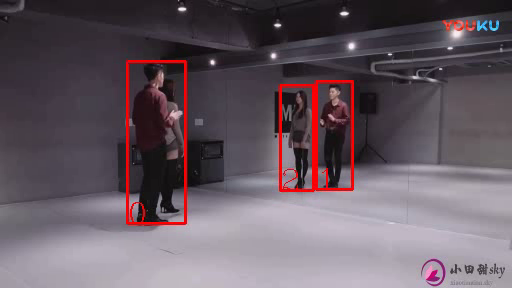
#> input picture frame 15 of remodet_repository_LEE/Projects/RCNNAlike/d1_test.avi, 512 x 288 px, given in place of DetBD_DarkNet20180514MultiScaleNoBN_d3.avi, which was not available
$ python show_Video.py
#> lines starting #> are read from the running program, lines starting #| are printed output that depends on the picture
import numpy as np
import os
import cv2

video_root = "./"

video_strings = ["muliscale","I_L"]
video_names = ["DetBD_DarkNet20180514MultiScaleNoBN_d3",
			   "DetBD_I_L_d3"]
img_w = 960#1280
img_h = 480#720
caps = []
for vid in video_names:
	vid_full = os.path.join(video_root,vid+".avi")
	caps.append(cv2.VideoCapture(vid_full))
num_videos = len(video_names)
flag = True
for cap in caps:
	flag = flag and cap.isOpened()
cnt = 0
while(flag):
	for i in xrange(num_videos):
		ret, frame = caps[i].read()
		cv2.putText(frame,str(cnt),(50,80),cv2.FONT_HERSHEY_COMPLEX, 1, (0, 0, 255))
		# gray = cv2.cvtColor(frame, cv2.COLOR_BGR2GRAY)
		frame = cv2.resize(frame,(img_w,img_h))
		cv2.imshow(video_strings[i],frame)
#> this loop made 2 passes
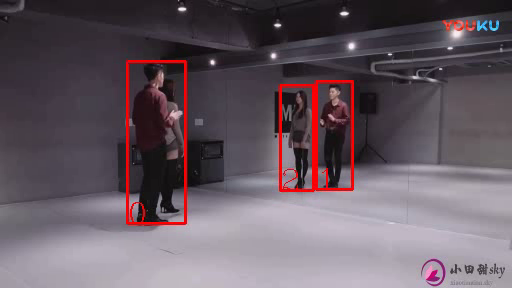
#> input picture frame 15 of remodet_repository_LEE/Projects/RCNNAlike/d1_test.avi, 512 x 288 px, given in place of DetBD_DarkNet20180514MultiScaleNoBN_d3.avi, which was not available
#> pass 1, `frame = cv2.resize(frame,(img_w,img_h))`:
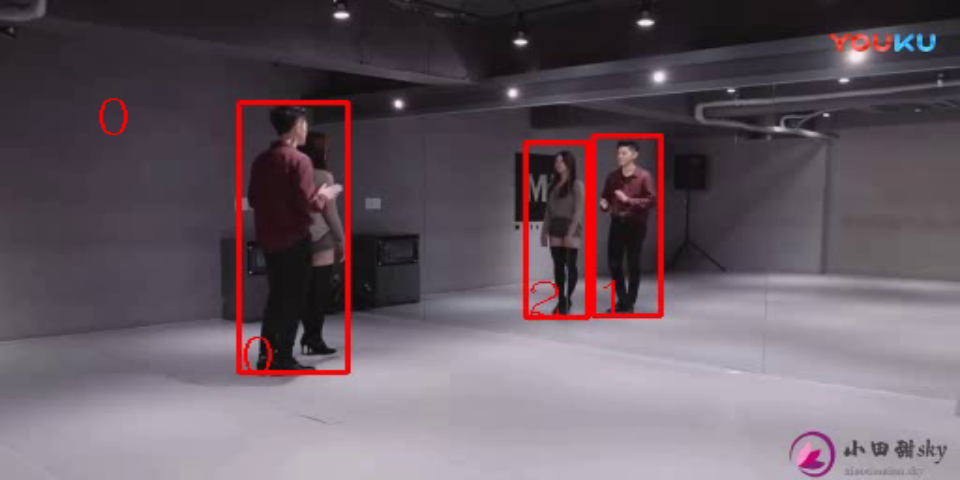
#> frame: shape (480, 960, 3); mean B, G, R 98.9, 90.1, 102.8
	# if c/nt == 0:
	key = cv2.waitKey()
#> (key Esc is pressed here)
	# else:
	# 	cv2.waitKey(1)
	cnt += 1
	flag = True
	for cap in caps:
		flag = flag and cap.isOpened()
	if key == 27:
		break

$ run again, starting later in the video
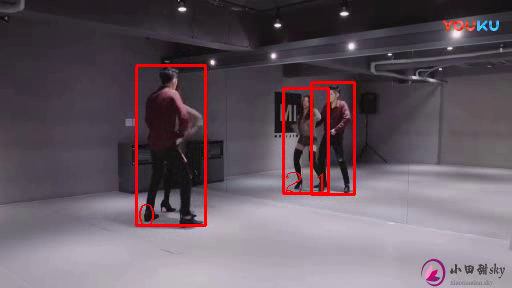
#> input picture frame 68 of remodet_repository_LEE/Projects/RCNNAlike/d1_test.avi, 512 x 288 px, given in place of DetBD_DarkNet20180514MultiScaleNoBN_d3.avi, which was not available
#> the loop `for i in xrange(num_videos):` made 2 passes
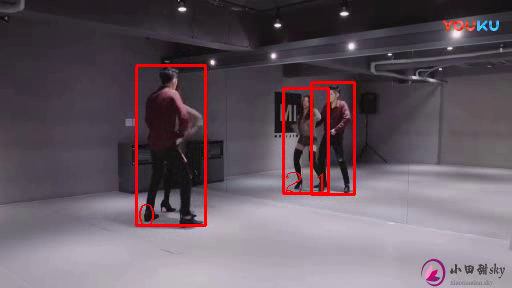
#> input picture frame 68 of remodet_repository_LEE/Projects/RCNNAlike/d1_test.avi, 512 x 288 px, given in place of DetBD_DarkNet20180514MultiScaleNoBN_d3.avi, which was not available
#> pass 1, `frame = cv2.resize(frame,(img_w,img_h))`:
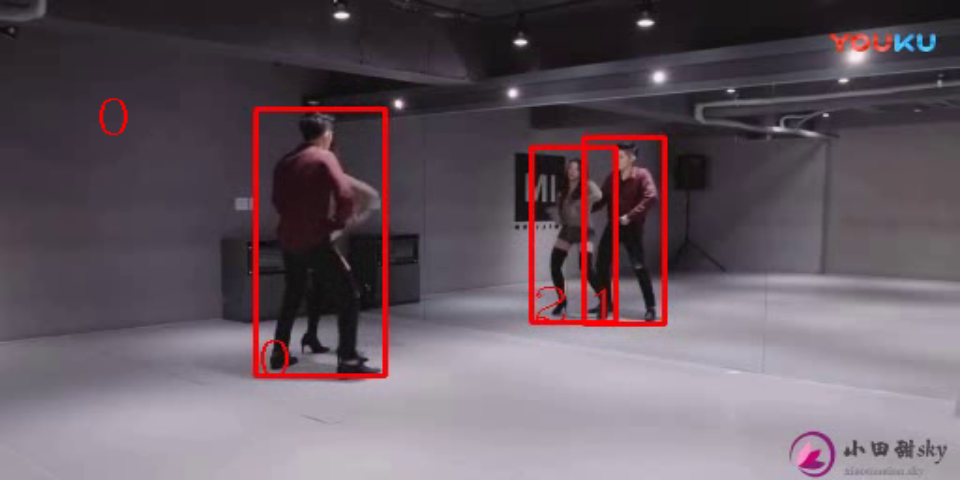
#> frame: shape (480, 960, 3); mean B, G, R 98.8, 89.9, 103

$ run again, starting later in the video
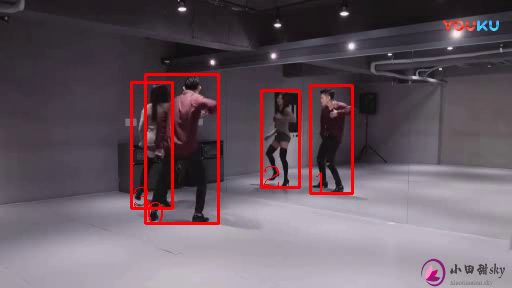
#> input picture frame 122 of remodet_repository_LEE/Projects/RCNNAlike/d1_test.avi, 512 x 288 px, given in place of DetBD_DarkNet20180514MultiScaleNoBN_d3.avi, which was not available
#> the loop `for i in xrange(num_videos):` made 2 passes
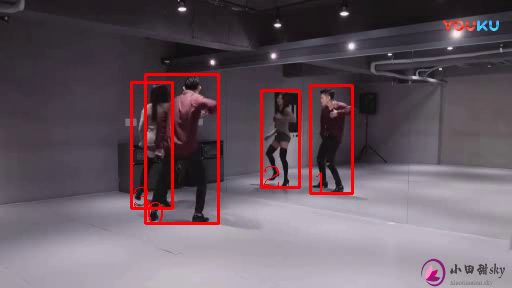
#> input picture frame 122 of remodet_repository_LEE/Projects/RCNNAlike/d1_test.avi, 512 x 288 px, given in place of DetBD_DarkNet20180514MultiScaleNoBN_d3.avi, which was not available
#> pass 1, `frame = cv2.resize(frame,(img_w,img_h))`:
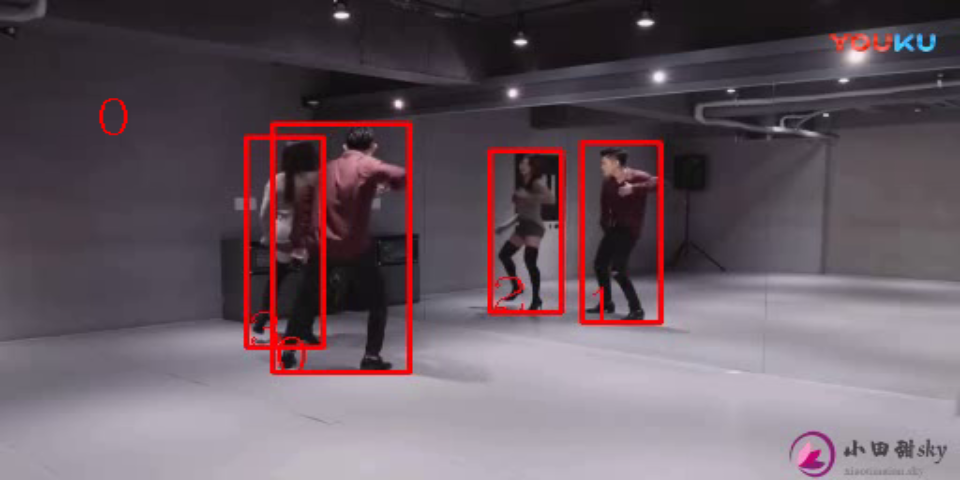
#> frame: shape (480, 960, 3); mean B, G, R 98.1, 89.2, 104
